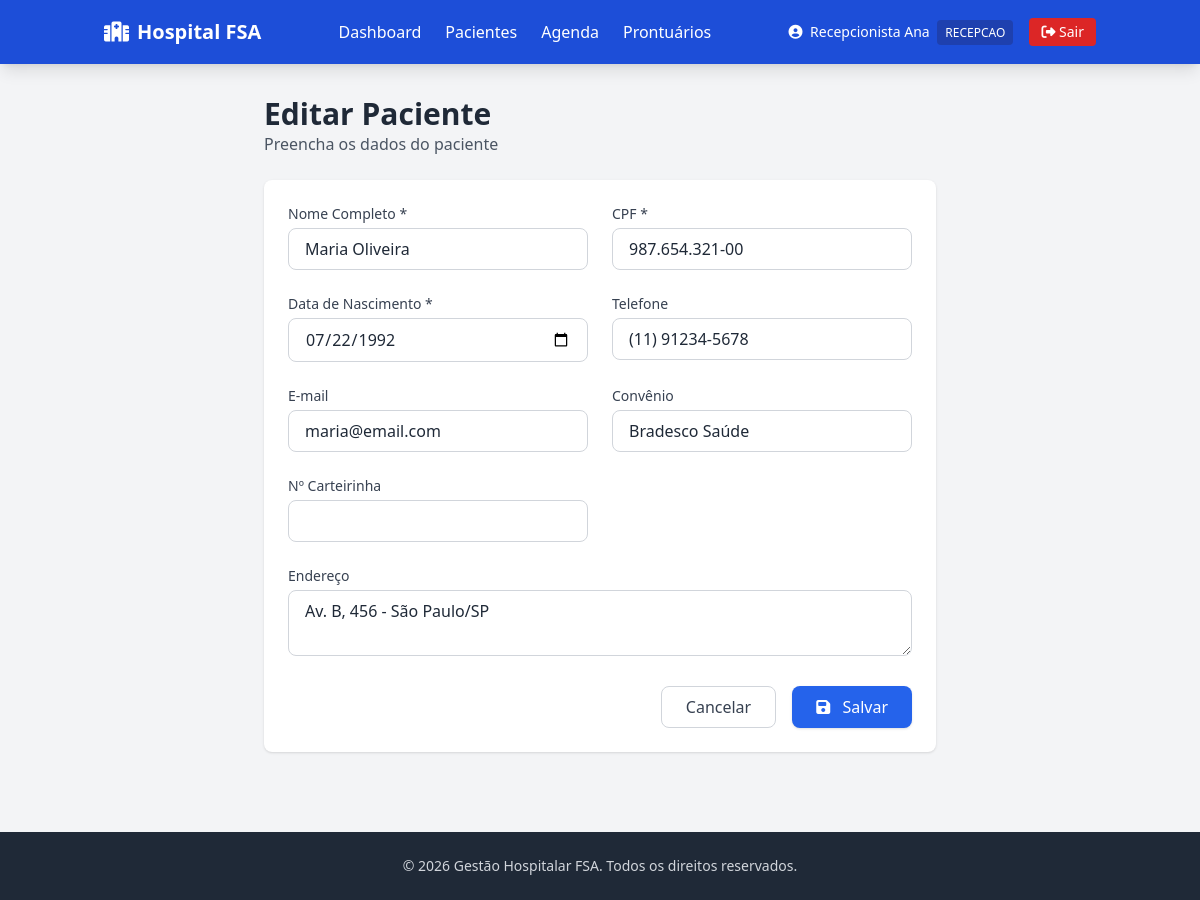
/pacientes/editar?id=2 (signed in), run on the app's committed database.
### tables this page shows
CREATE TABLE IF NOT EXISTS pacientes (
    id INT AUTO_INCREMENT PRIMARY KEY,
    nome VARCHAR(255) NOT NULL,
    cpf VARCHAR(14) NOT NULL UNIQUE,
    data_nascimento DATE NOT NULL,
    telefone VARCHAR(20),
    email VARCHAR(255),
    endereco TEXT,
    convenio VARCHAR(100),
    numero_carteirinha VARCHAR(100),
    created_at TIMESTAMP DEFAULT CURRENT_TIMESTAMP,
    updated_at TIMESTAMP DEFAULT CURRENT_TIMESTAMP ON UPDATE CURRENT_TIMESTAMP
);

### app/Controllers/BaseController.php (called while the page is built, shortened)
<?php
abstract class BaseController
{
    protected function render(string $view, array $dados = []): void
    {
        extract($dados);
        require __DIR__ . '/../../views/' . $view . '.php';
    }
}

### app/Controllers/PacienteController.php (called while the page is built, shortened)
<?php
class PacienteController extends BaseController
{
    private Paciente $pacienteModel;
    public function __construct()
    {
        $this->pacienteModel = new Paciente();
    }
    public function editar(): void
    {
        $id = (int) ($_GET['id'] ?? 0);
        $paciente = $this->pacienteModel->buscarPorId($id);
        $this->render('pacientes/form', ['paciente' => $paciente]);
    }
}

### app/autoload.php (called while the page is built, shortened)
<?php
spl_autoload_register(function (string $class): void {
    $prefix = 'App\\';
    $baseDir = __DIR__ . '/';
    $len = strlen($prefix);
    $relativeClass = substr($class, $len);
    $file = $baseDir . str_replace('\\', '/', $relativeClass) . '.php';
});
require_once __DIR__ . '/../config/db.php';

### config/db.php (called while the page is built, shortened)
<?php
class Database
{
    private static ?PDO $instance = null;
    public static function getInstance(): PDO
    {
        if (self::$instance === null) {
            try {
                $dsn = sprintf(
                    'mysql:host=%s;dbname=%s;charset=%s',
                    self::HOST,
                    self::DB_NAME,
                    self::CHARSET
                );
                self::$instance = new PDO($dsn, self::USER, self::PASS, [
                    PDO::ATTR_ERRMODE => PDO::ERRMODE_EXCEPTION,
                    PDO::ATTR_DEFAULT_FETCH_MODE => PDO::FETCH_ASSOC,
                    PDO::ATTR_EMULATE_PREPARES => false,
                ]);
            } catch (PDOException $e) {
                error_log('[DB ERROR] ' . $e->getMessage());
                throw new PDOException('Erro ao conectar com o banco de dados: ' . $e->getMessage());
            }
        }
        return self::$instance;
    }
}

### app/Models/Paciente.php (called while the page is built, shortened)
<?php
class Paciente
{
    private PDO $db;
    public function __construct()
    {
        $this->db = Database::getInstance();
    }
    public function buscarPorId(int $id): ?array
    {
        $stmt = $this->db->prepare('SELECT * FROM pacientes WHERE id = :id LIMIT 1');
        $stmt->execute([':id' => $id]);
        $paciente = $stmt->fetch(PDO::FETCH_ASSOC);
        return $paciente ?: null;
    }
}

### views/pacientes/form.php (the view, shortened to what this page needs)
<div class="max-w-2xl mx-auto">
    <div class="mb-6">
        <h1 class="text-3xl font-bold text-gray-800"><?= $paciente ? 'Editar' : 'Novo' ?> Paciente</h1>
        <p class="text-gray-600">Preencha os dados do paciente</p>
    </div>
    <div class="bg-white rounded-lg shadow p-6">
        <form method="POST" class="space-y-6">
            <div class="grid grid-cols-1 md:grid-cols-2 gap-6">
                <div>
                    <label class="block text-sm font-medium text-gray-700 mb-1">Nome Completo *</label>
                    <input type="text" name="nome" required value="<?= htmlspecialchars($paciente['nome'] ?? '') ?>"
                           class="w-full px-4 py-2 border border-gray-300 rounded-lg focus:ring-2 focus:ring-blue-500 focus:border-blue-500 transition">
                </div>
                <div>
                    <label class="block text-sm font-medium text-gray-700 mb-1">CPF *</label>
                    <input type="text" name="cpf" required value="<?= htmlspecialchars($paciente['cpf'] ?? '') ?>"
                           class="w-full px-4 py-2 border border-gray-300 rounded-lg focus:ring-2 focus:ring-blue-500 focus:border-blue-500 transition">
                </div>
                <div>
                    <label class="block text-sm font-medium text-gray-700 mb-1">Data de Nascimento *</label>
                    <input type="date" name="data_nascimento" required value="<?= htmlspecialchars($paciente['data_nascimento'] ?? '') ?>"
                           class="w-full px-4 py-2 border border-gray-300 rounded-lg focus:ring-2 focus:ring-blue-500 focus:border-blue-500 transition">
                </div>
                <div>
                    <label class="block text-sm font-medium text-gray-700 mb-1">Telefone</label>
                    <input type="text" name="telefone" value="<?= htmlspecialchars($paciente['telefone'] ?? '') ?>"
                           class="w-full px-4 py-2 border border-gray-300 rounded-lg focus:ring-2 focus:ring-blue-500 focus:border-blue-500 transition">
                </div>
                <div>
                    <label class="block text-sm font-medium text-gray-700 mb-1">E-mail</label>
                    <input type="email" name="email" value="<?= htmlspecialchars($paciente['email'] ?? '') ?>"
                           class="w-full px-4 py-2 border border-gray-300 rounded-lg focus:ring-2 focus:ring-blue-500 focus:border-blue-500 transition">
                </div>
                <div>
                    <label class="block text-sm font-medium text-gray-700 mb-1">Convênio</label>
                    <input type="text" name="convenio" value="<?= htmlspecialchars($paciente['convenio'] ?? '') ?>"
                           class="w-full px-4 py-2 border border-gray-300 rounded-lg focus:ring-2 focus:ring-blue-500 focus:border-blue-500 transition">
                </div>
                <div>
                    <label class="block text-sm font-medium text-gray-700 mb-1">Nº Carteirinha</label>
                    <input type="text" name="numero_carteirinha" value="<?= htmlspecialchars($paciente['numero_carteirinha'] ?? '') ?>"
                           class="w-full px-4 py-2 border border-gray-300 rounded-lg focus:ring-2 focus:ring-blue-500 focus:border-blue-500 transition">
                </div>
                <div class="md:col-span-2">
                    <label class="block text-sm font-medium text-gray-700 mb-1">Endereço</label>
                    <textarea name="endereco" rows="2"
                              class="w-full px-4 py-2 border border-gray-300 rounded-lg focus:ring-2 focus:ring-blue-500 focus:border-blue-500 transition"><?= htmlspecialchars($paciente['endereco'] ?? '') ?></textarea>
                </div>
            </div>
            <div class="flex justify-end space-x-4">
                <a href="/pacientes" class="px-6 py-2 border border-gray-300 rounded-lg text-gray-700 hover:bg-gray-50 transition">Cancelar</a>
                <button type="submit" class="px-6 py-2 bg-blue-600 hover:bg-blue-700 text-white rounded-lg transition shadow">
                    <i class="fas fa-save mr-2"></i> Salvar
                </button>
            </div>
        </form>
    </div>
</div>
<?php
require __DIR__ . '/layout.php';
?>

### data on the page
pacientes: nome "Maria Oliveira", cpf "987.654.321-00", data_nascimento "07/22/1992", telefone "(11) 91234-5678", email "maria@email.com", convenio "Bradesco Saúde", endereco "Av. B, 456 - São Paulo/SP"

### other printed values
$_SESSION['usuario_nome'] "Recepcionista Ana"
$_SESSION['usuario_perfil'] "RECEPCAO"
